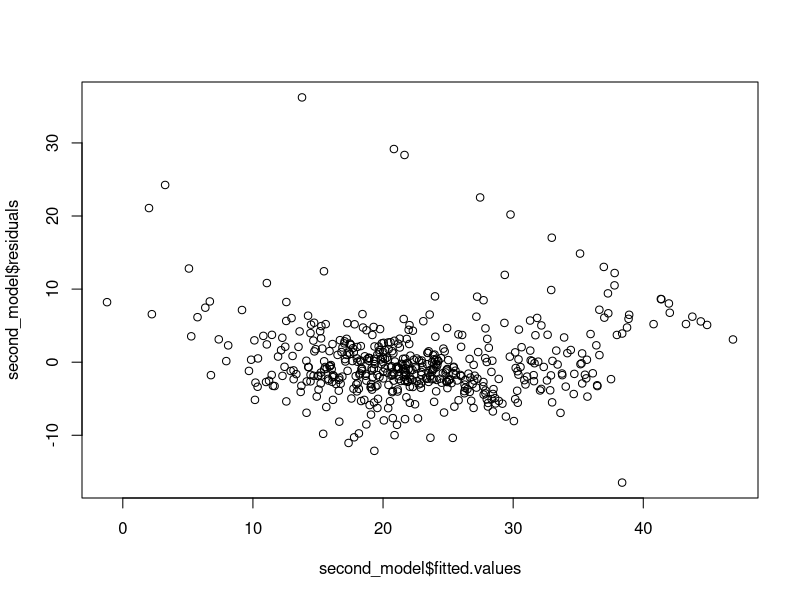
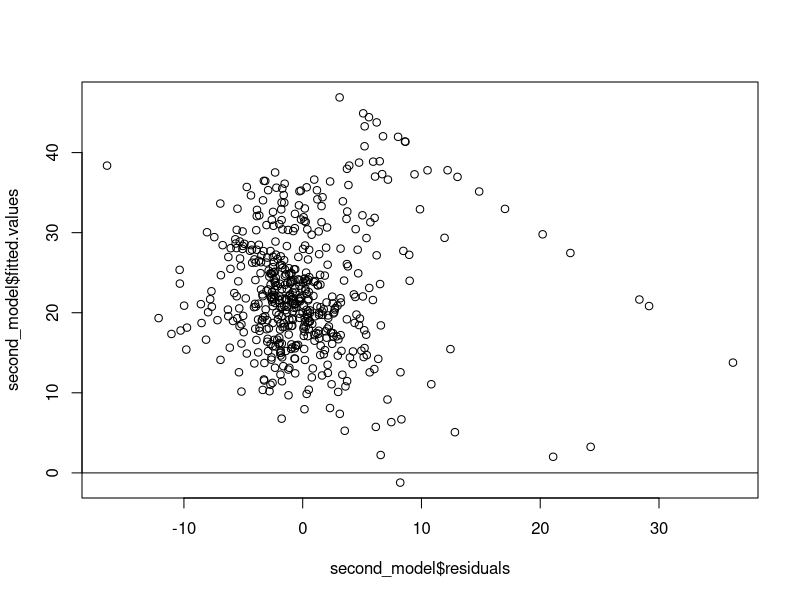
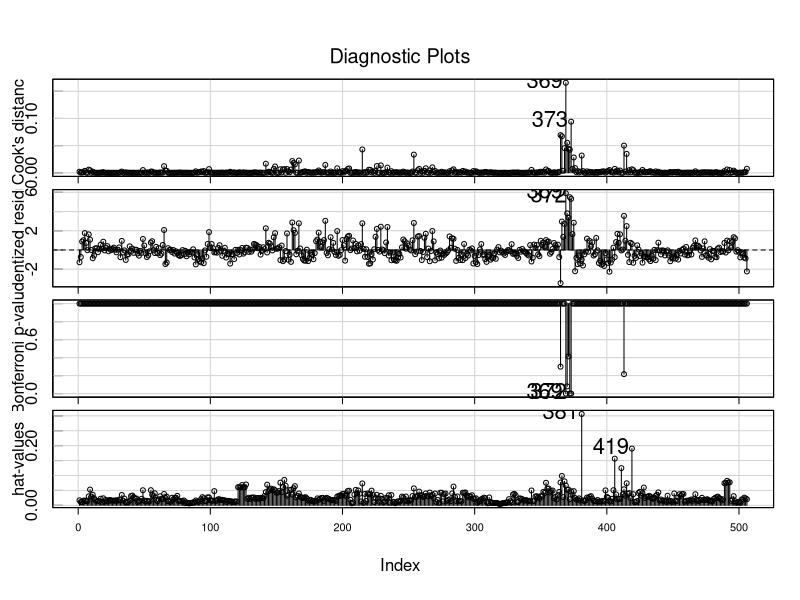
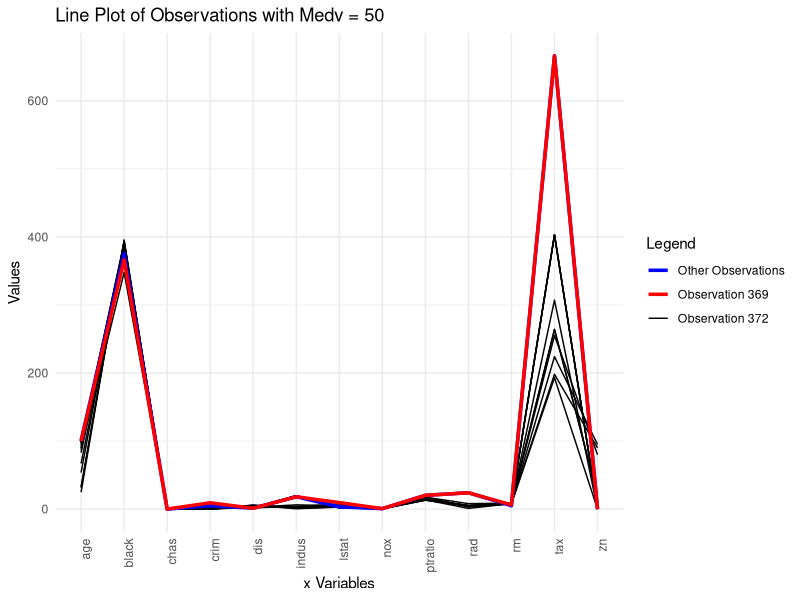

These charts were generated, in order, by the following R code: (Note: this script raises an error after producing the figures.)
library( car);library(MASS)
getwd()
Boston = read.csv('Boston.csv')

# Task 2.a
var_initial_model <- Boston[ , !names(Boston) %in% "lstat"]
initial_model = lm(medv~., data = var_initial_model)
summary(initial_model)

#Task 2.b
vif(initial_model)

## Task 2.c
var_second_model <- var_initial_model[ , !names(var_initial_model) %in% "total_area"]
second_model = lm(medv~., data = var_second_model)
summary(second_model)

vif(second_model)

## Task 2.e
par(mfrow = c(1,1))
plot(second_model$fitted.values, second_model$residuals)

plot(second_model$residuals, second_model$fitted.values )

#add a horizontal line at 0 
abline(0,0)

##Task 2.f
var_third_model = Boston[ , !names(Boston) %in% "total_area"]
third_model = lm(medv~., data = var_third_model)
anova(second_model, third_model)

##Task 2.g
par(mar = c(60, 6, 4, 2)) 
car::influenceIndexPlot(third_model, id= list(cex=2),cex.lab = 1.5,cex.axis = 1.5)
average_hat = 14/493
average_hat*3
var_third_model[c(369,372,381,419), ]

library(dplyr);library(ggplot2);library(tidyr)

# Assuming your data is stored in a dataframe called df
new_data = var_third_model[var_third_model$medv == 50,]
# Load necessary library
new_data$index <- as.numeric(rownames(new_data))  # Convert row names to numeric

# Convert data to long format for ggplot

long_data <- new_data %>%
  pivot_longer(cols = -c(index, medv), names_to = "variable", values_to = "value")

line_colors <- c("Other" = "black", "369" = "blue", "372" = "red")

# Plot all rows as lines
ggplot(long_data, aes(x = variable, y = value, group = index, color = factor(index))) +
  geom_line(data = subset(long_data, !(index %in% c(369, 372))), aes(color = "Other")) +  # Other rows in gray
  geom_line(data = subset(long_data, index == 369), aes(color = "369"), size = 1.2) +  # Row 369 in blue
  geom_line(data = subset(long_data, index == 372), aes(color = "372"), size = 1.2) +  # Row 372 in red
  theme_minimal() +
  scale_color_manual(values = line_colors, name = "Legend", labels = c("Other Observations", "Observation 369", "Observation 372")) +
  theme(axis.text.x = element_text(angle = 90, hjust = 1)) +
  labs(title = "Line Plot of Observations with Medv = 50",
       x = "x Variables",
       y = "Values")


# View the result
print(df_selected)


par(mar = c(8, 6, 4, 2))
hist(Boston$crim, breaks = 20)
hist(Boston$black, breaks = 20)
hist(Boston$lstat, breaks = 20)
hist(Boston$medv,breaks = 20)
